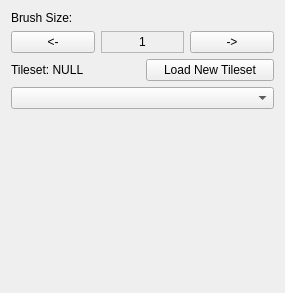
<?xml version="1.0" encoding="UTF-8"?>
<ui version="4.0">
 <class>Form</class>
 <widget class="QWidget" name="Form">
  <property name="geometry">
   <rect>
    <x>0</x>
    <y>0</y>
    <width>285</width>
    <height>293</height>
   </rect>
  </property>
  <property name="windowTitle">
   <string>Form</string>
  </property>
  <layout class="QVBoxLayout" name="verticalLayout">
   <item>
    <widget class="QLabel" name="brushlabel">
     <property name="text">
      <string>Brush Size:</string>
     </property>
    </widget>
   </item>
   <item>
    <layout class="QHBoxLayout" name="sizelayout">
     <item>
      <widget class="QPushButton" name="leftbutton">
       <property name="text">
        <string>&lt;-</string>
       </property>
      </widget>
     </item>
     <item>
      <widget class="QLabel" name="sizelbl">
       <property name="frameShape">
        <enum>QFrame::StyledPanel</enum>
       </property>
       <property name="frameShadow">
        <enum>QFrame::Raised</enum>
       </property>
       <property name="text">
        <string>1</string>
       </property>
       <property name="alignment">
        <set>Qt::AlignCenter</set>
       </property>
      </widget>
     </item>
     <item>
      <widget class="QPushButton" name="rightbutton">
       <property name="text">
        <string>-&gt;</string>
       </property>
      </widget>
     </item>
    </layout>
   </item>
   <item>
    <layout class="QHBoxLayout" name="tilesetlyt">
     <item>
      <widget class="QLabel" name="tilesetlbl">
       <property name="text">
        <string>Tileset: NULL</string>
       </property>
      </widget>
     </item>
     <item>
      <widget class="QPushButton" name="tilesetbutton">
       <property name="text">
        <string>Load New Tileset</string>
       </property>
      </widget>
     </item>
    </layout>
   </item>
   <item>
    <widget class="QComboBox" name="combobox"/>
   </item>
   <item>
    <spacer name="spacespae">
     <property name="orientation">
      <enum>Qt::Vertical</enum>
     </property>
     <property name="sizeHint" stdset="0">
      <size>
       <width>20</width>
       <height>40</height>
      </size>
     </property>
    </spacer>
   </item>
  </layout>
 </widget>
 <resources/>
 <connections/>
</ui>
